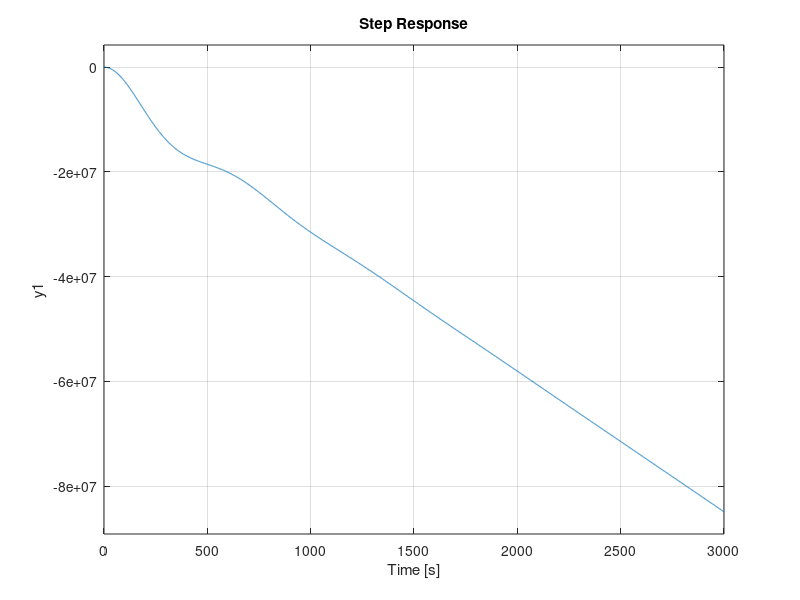

Write MATLAB code to recreate this figure. (Note: this script raises an error after producing the figure.)
tf1 = tf([32.7 1.254 -1036 -4.705],[1 1.298 1.682 0.01004 0.0001753 0]);
figure 
step(tf1)


%s vymyslenou nulou
gld = tf([-15000 15000],[14 1 0],'ioDelay',1); %transfer function
glp=pade(gld,1) %Padeho aproximacia
[r,p,k]=residue([15000 -45000 30000],[14 29 2 0 0]);% pre prechodovu fun.
figure
step(glp)


